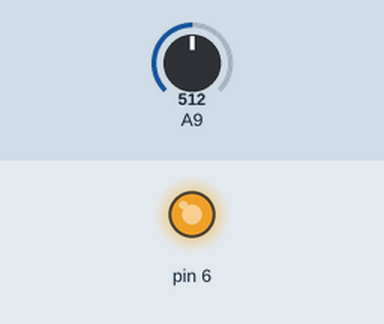
The sketch below on a simulated Arduino Mega 2560, built with avr-gcc and run on an emulated ATmega2560. Parts: output pins drawn as LEDs (lit = HIGH). The test bench sets the inputs (shaded band); at power-on: A9 = 512. What the sketch prints to the serial monitor is not drawn.

Above: at 1.2 s.
1.3 s: A9 set to 11
2.8 s: A9 set to 8
Timing chart, 0 to 5.8 s (numbered marks = the images above; inputs shaded):
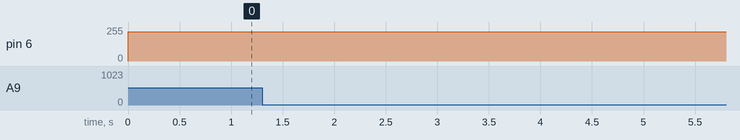

The sketch:

steady_output_qttiny.ino
```cpp
void setup() {
  // put your setup code here, to run once:
pinMode(6, OUTPUT);
Serial.begin(115200);
}
int voltage =0;
int i = 0;
void loop() {
  // put your main code here, to run repeatedly:
i = 218 ;
analogWrite(6,i);
voltage = analogRead(25);
Serial.println(String(i) + " " + String(voltage));
delay(2);
}
```
